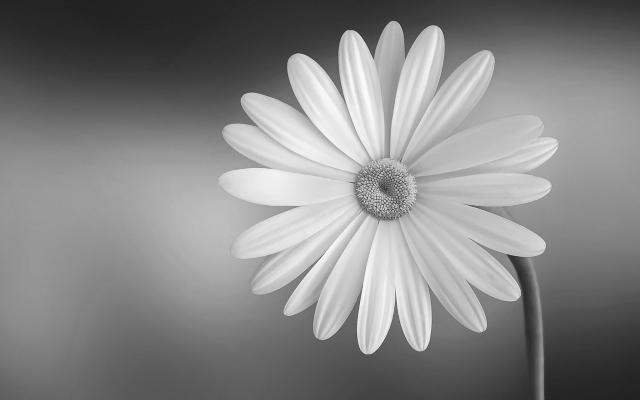
#> input picture python/spinnaker_python-4.2.0.88-cp310-cp310-win_amd64/Examples/Python3/Injected_Image_Classification_Daisy.jpg, 640 x 400 px
$ python headless_live_check.py --ref ../Examples/Python3/Injected_Image_Classification_Daisy.jpg --mask ../Examples/Python3/Injected_Image_Detection_Aeroplane.jpg
#> lines starting #> are read from the running program, lines starting #| are printed output that depends on the picture
### python/spinnaker_python-4.2.0.88-cp310-cp310-win_amd64/live_inspector/live_camera_helper.py
import threading
import queue
import cv2
import numpy as np
import time

IMPORT_ERR = ""
try:
    import PySpin
    SPINNAKER_AVAILABLE = True
except ImportError as e:
    SPINNAKER_AVAILABLE = False
    IMPORT_ERR = str(e)
    print(f"PySpin Import Failed: {e}")
except Exception as e:
    SPINNAKER_AVAILABLE = False
    IMPORT_ERR = f"General: {str(e)}"
    print(f"PySpin Import Failed [Gen]: {e}")

class LiveCameraHelper:
    def __init__(self):
        self.system = None
        self.cam = None
        self.is_streaming = False
        self.stream_thread = None
        self.callback = None
        self.error_msg = ""
        self.mock_mode = not SPINNAKER_AVAILABLE

        if self.mock_mode:
            self.error_msg = f"Mock Mode. Reason: {IMPORT_ERR}"

    def connect(self):
        if self.mock_mode:
            return True # Always "connect" in mock mode

        try:
            self.system = PySpin.System.GetInstance()
            cam_list = self.system.GetCameras()
            if cam_list.GetSize() == 0:
                self.error_msg = "No Cameras Found"
                cam_list.Clear()
                self.system.ReleaseInstance()
                return False

            self.cam = cam_list.GetByIndex(0)
            self.cam.Init()
            return True
        except Exception as e:
            self.error_msg = str(e)
            return False

    # [125 lines left out: functions disconnect, start_stream, stop_stream, snap, _stream_loop, _process_spinnaker_image and 2 more, not called in this run]

### python/spinnaker_python-4.2.0.88-cp310-cp310-win_amd64/live_inspector/headless_live_check.py
import argparse
import json
import cv2
import sys
import os

# Ensure local imports work
sys.path.append(os.path.dirname(os.path.abspath(__file__)))

from core_inspector import analyze_image
from live_camera_helper import LiveCameraHelper

def main():
    parser = argparse.ArgumentParser(description="Headless Live Inspector")
    parser.add_argument("--ref", required=True, help="Path to Reference Image")
    parser.add_argument("--mask", required=True, help="Path to Mask Image")
    parser.add_argument("--ssim", type=float, default=0.70, help="SSIM Threshold")
    parser.add_argument("--corr", type=float, default=0.90, help="Correlation Threshold")
    parser.add_argument("--mock", action="store_true", help="Force Mock Camera")

    args = parser.parse_args()

    result = {
        "passed": False,
        "mae": 0.0,
        "ssim": 0.0,
        "corr": 0.0,
        "error": None
    }

    try:
        # 1. Load Files
        if not os.path.exists(args.ref):
            raise FileNotFoundError(f"Reference file not found: {args.ref}")
        if not os.path.exists(args.mask):
            raise FileNotFoundError(f"Mask file not found: {args.mask}")

        ref_img = cv2.imread(args.ref)
#> ref_img is the input picture: shape (400, 640, 3); min 32, max 255, mean 133.1
        mask_img = cv2.imread(args.mask, cv2.IMREAD_GRAYSCALE)
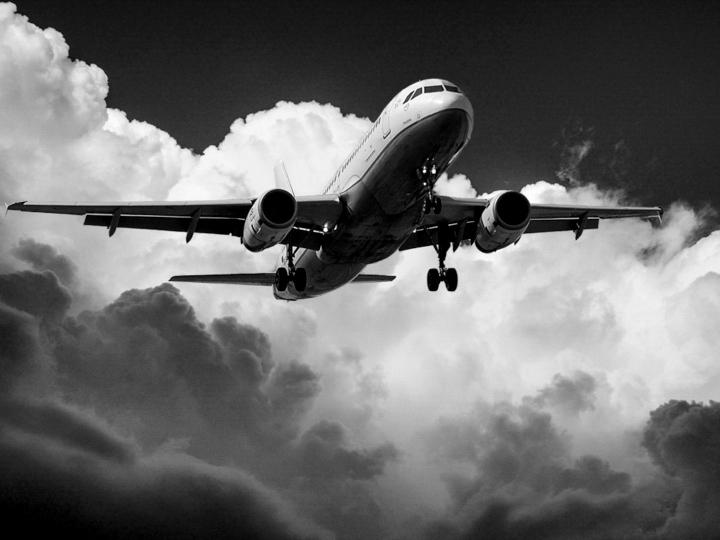
#> input picture python/spinnaker_python-4.2.0.88-cp310-cp310-win_amd64/Examples/Python3/Injected_Image_Detection_Aeroplane.jpg, 720 x 540 px
#> mask_img is the input picture: shape (540, 720); min 0, max 255, mean 106.3

        if ref_img is None: raise ValueError("Failed to load Reference Image")
        if mask_img is None: raise ValueError("Failed to load Mask Image")

        # Resize mask to ref if needed
        if mask_img.shape != ref_img.shape[:2]:
            mask_img = cv2.resize(mask_img, (ref_img.shape[1], ref_img.shape[0]))
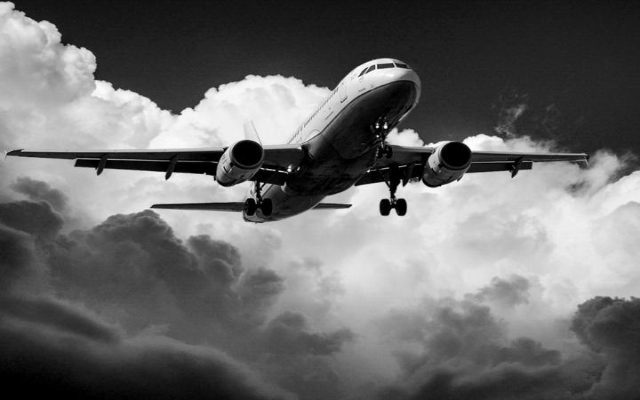
#> mask_img: shape (400, 640); min 0, max 255, mean 106.2

        # 2. Capture Live Frame
        cam = LiveCameraHelper()
        if args.mock:
            cam.mock_mode = True

        if not cam.connect():
            raise RuntimeError(f"Camera Connection Failed: {cam.error_msg}")

        try:
            live_frame = cam.snap()
            if live_frame is None:
                raise RuntimeError("Failed to capture image from camera")
        finally:
            cam.disconnect()

        # 3. Analyze
        analysis = analyze_image(ref_img, live_frame, mask_img, args.ssim, args.corr)

        result["passed"] = analysis["passed"]
        result["mae"] = analysis["mae"]
        result["ssim"] = analysis["ssim"]
        result["corr"] = analysis["corr"]

    except Exception as e:
        result["error"] = str(e)

    # 4. Output JSON
    print(json.dumps(result))

if __name__ == "__main__":
    main()
#> (the call stopped at in connect, `self.system = PySpin.System.GetInstance()`: PySpin is not available in this run)
